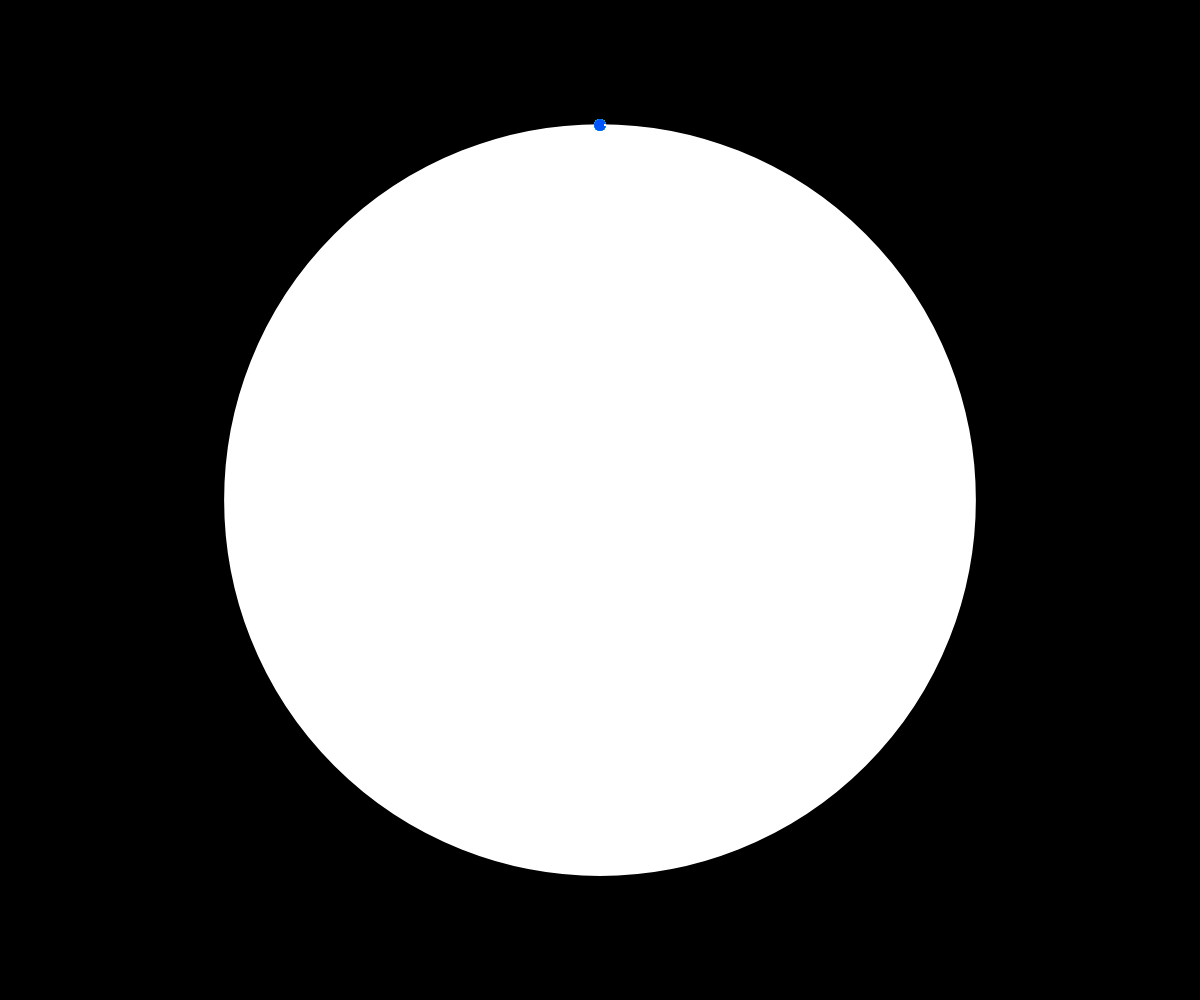
Frame 1 (no input)
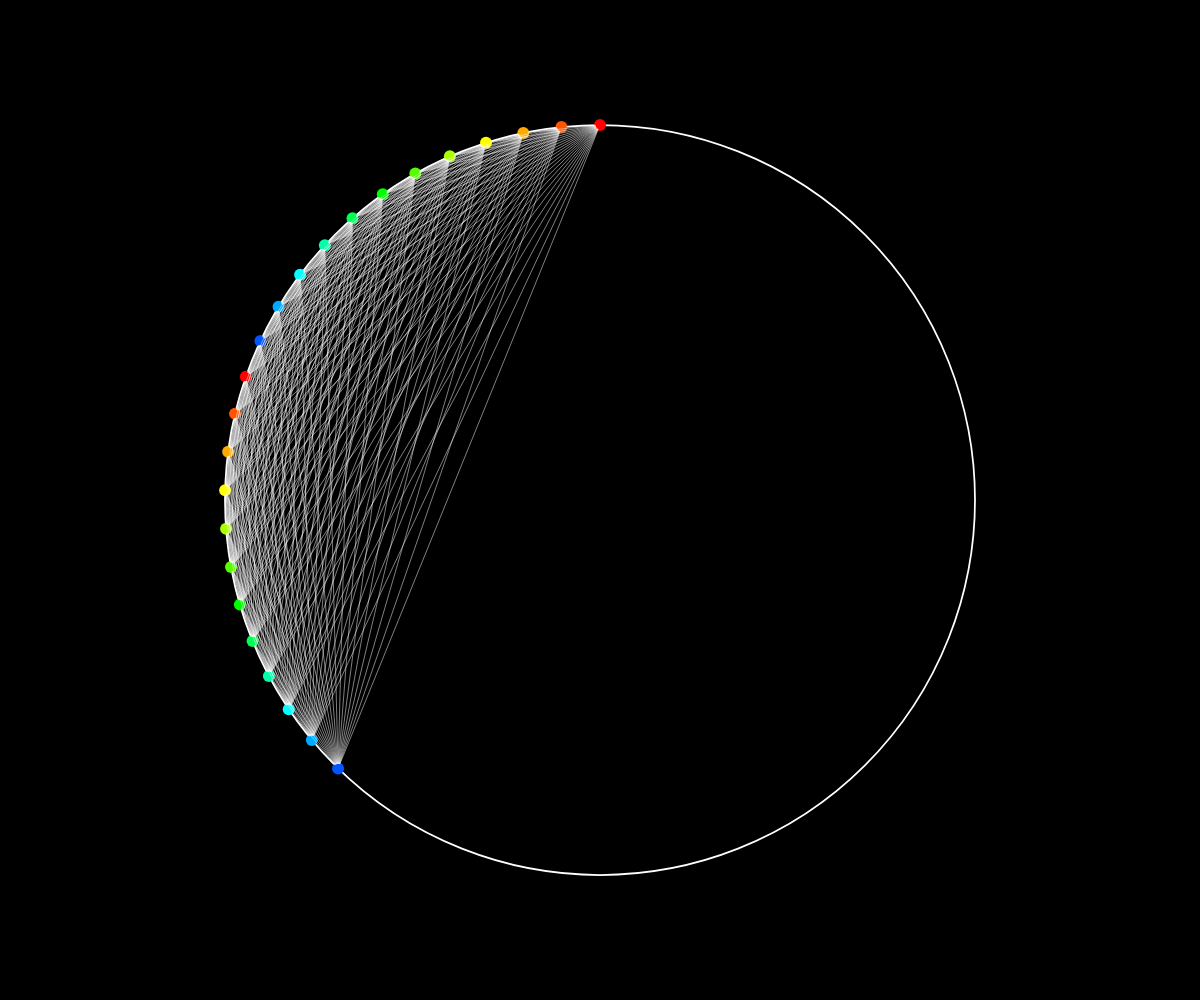
Frame 60 (no input)
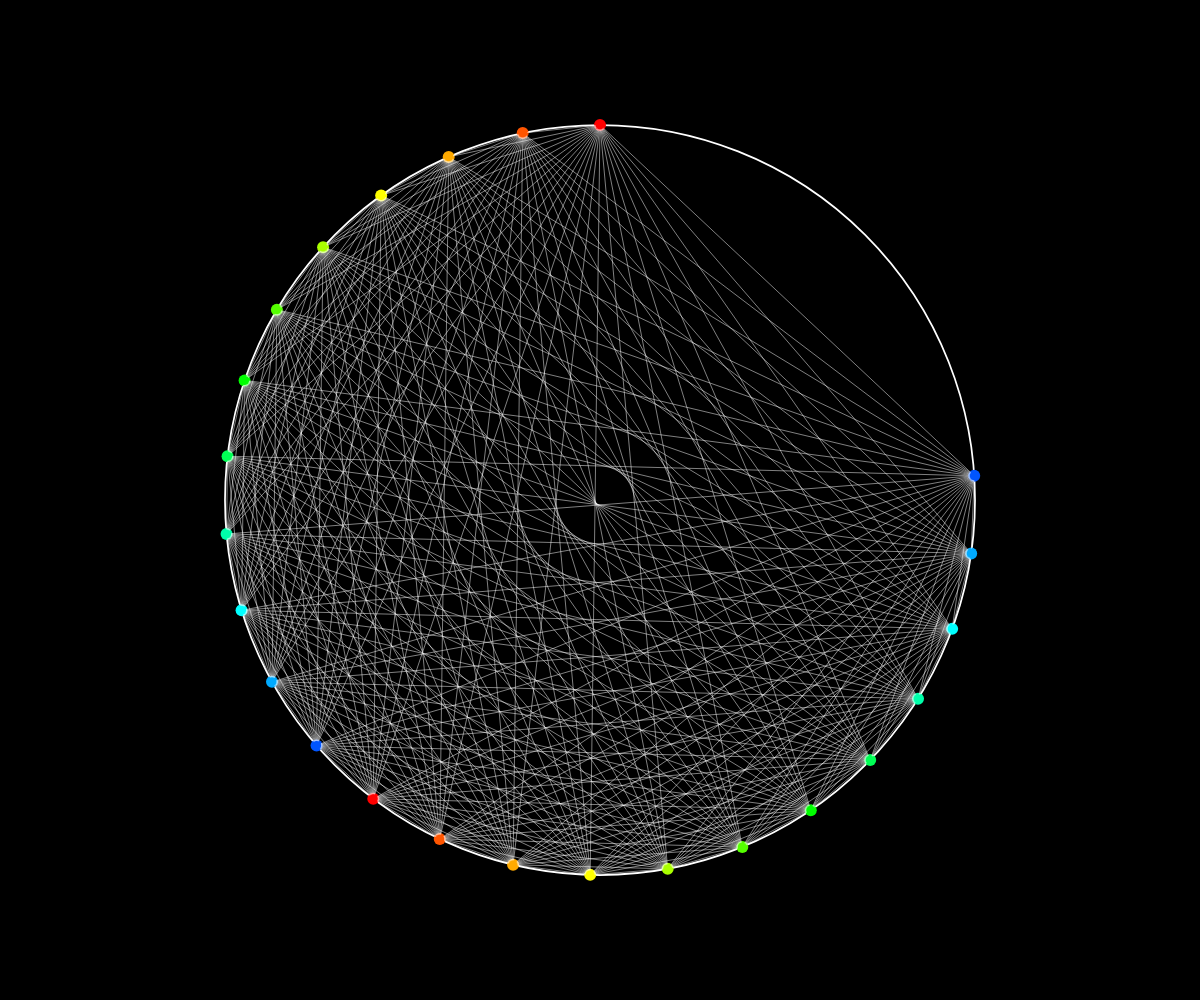
Frame 120 (the mouse pressed at the canvas centre since frame 60)

The p5.js sketch that drew these frames (run headless with seeded random() and noise() and a simulated clock; from frame 60 on, the mouse is pressed at the canvas centre):

// p5.js sketch
// ── sketch.js
const Vector = p5.Vector;
const dotSize = 12;
const lineColor = 255;
const diameter = 750;

const dots = [];
const colorTable = [
    [255, 0, 0],
    [255, 85, 0], 
    [255, 170, 0],
    [255, 255, 0],
    [170, 255, 0],
    [85, 255, 0],
    [0, 255, 0],
    [0, 255, 85],
    [0, 255, 170],
    [0, 255, 255],
    [0, 170, 255],
    [0, 85, 255],
    [255, 0, 0],
    [255, 85, 0], 
    [255, 170, 0],
    [255, 255, 0],
    [170, 255, 0],
    [85, 255, 0],
    [0, 255, 0],
    [0, 255, 85],
    [0, 255, 170],
    [0, 255, 255],
    [0, 170, 255],
    [0, 85, 255]
];


function setup() 
{
    createCanvas(windowWidth, windowHeight);
    
    let speed = 0.0;
    for(const e of colorTable)
    {
        dots.push(new Dot(
            width / 2,
            height / 2 - diameter / 2,
            dotSize,
            e,
            speed
        ));

        speed += 0.1;
    }

    //dots = [dots[6], dots[9], dots[11]]
    frameRate(120)
}
  
function draw() 
{
    const lines = [];

    background(0);
    stroke(lineColor);
    strokeWeight(1.75);
    circle(width / 2, height / 2, diameter);
    fill(255);
    
    for(let i = 0; i < dots.length; i++)
    {
        for(let j = 0; j < dots.length; j++)
        {
            if(j === i || dots[i].partnerIndices.indexOf(j) !== -1 || dots[j].partnerIndices.indexOf(i) !== -1) 
                continue;

            dots[i].partnerIndices.push(j);
            stroke(lineColor);
            strokeWeight(0.5);


            // this entire little snippet is so that the lines dont draw from inside the dots
            const directionTo = Math.atan2(
                dots[j].pos.y - dots[i].pos.y,
                dots[j].pos.x - dots[i].pos.x
            );
            const toPos = new Vector(
                dots[i].pos.x + (dotSize / 2 - 1) * (Math.cos(directionTo)),
                dots[i].pos.y + (dotSize / 2 - 1) * (Math.sin(directionTo))
            );

            const directionFrom = Math.atan2(
                dots[i].pos.y - dots[j].pos.y,
                dots[i].pos.x - dots[j].pos.x
            );

            const fromPos = new Vector(
                dots[j].pos.x + (dotSize / 2 - 1) * (Math.cos(directionFrom)),
                dots[j].pos.y + (dotSize / 2 - 1) * (Math.sin(directionFrom))
            );

            lines.push([
                toPos.x,
                toPos.y,
                fromPos.x,
                fromPos.y
            ]);

            noStroke();
        }
    }
    

    for(let i = 0; i < dots.length; i++)
    {
        strokeWeight(0.5);
        dots[i].render();
        dots[i].partnerIndices = [];
        dots[i].setPos(rotatePoint(width / 2, height / 2, dots[i].pos.x, dots[i].pos.y, dots[i].speed));
    }

    
    for(let i = 0; i < lines.length; i++)
    {
        stroke(lineColor);
        strokeWeight(0.5);
        line(lines[i][0], lines[i][1], lines[i][2], lines[i][3]);
    }
}

/**
 * 
 * @description Rotates a point n degrees and returns the resultant points in a 2D Cartesian plane.
 * 
 * @param {number} cx - origin x 
 * @param {number} cy - origin y
 * @param {number} x - x
 * @param {number} y - y
 * @param {number} angle - Angle to rotate, in degrees
 * @param {boolean} [isAntiClockwise = true] - Rotate Clockwise or Anti-Clockwise
 * 
 * @returns {Array.<x: Number, y: Number>}
 */
function rotatePoint(cx, cy, x, y, angle, isAntiClockwise = true) 
{
    if(angle === 0)
        return [x, y];

    const radians = (Math.PI / ((isAntiClockwise ? 1 : -1) * 180)) * angle;
    const cos = Math.cos(radians);
    const sin = Math.sin(radians);

    return [(cos * (x - cx)) + (sin * (y - cy)) + cx, (cos * (y - cy)) - (sin * (x - cx)) + cy];
}
// ── dot.js
function Dot(x, y, size, color, speed = 0)
{
    this.pos = new p5.Vector(x, y);
    this.diameter = size;
    this.color = color;
    this.speed = speed;
    this.partnerIndices = [];

    this.render = function()
    {
        fill(this.color);
        circle(this.pos.x, this.pos.y, this.diameter);
        noFill();
    };

    this.setPos = function(arr)
    {
        this.pos.set(arr);
    };
}
